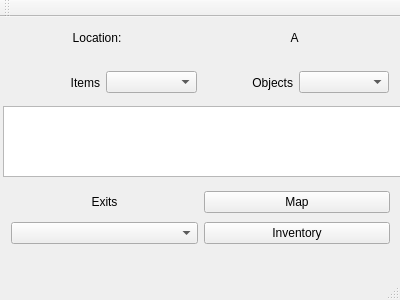
<?xml version="1.0" encoding="UTF-8"?>
<ui version="4.0">
 <class>MainWindow</class>
 <widget class="QMainWindow" name="MainWindow">
  <property name="geometry">
   <rect>
    <x>0</x>
    <y>0</y>
    <width>400</width>
    <height>300</height>
   </rect>
  </property>
  <property name="windowTitle">
   <string>MainWindow</string>
  </property>
  <widget class="QWidget" name="centralWidget">
   <widget class="QWidget" name="gridLayoutWidget">
    <property name="geometry">
     <rect>
      <x>0</x>
      <y>160</y>
      <width>401</width>
      <height>81</height>
     </rect>
    </property>
    <layout class="QGridLayout" name="gridLayout">
     <item row="0" column="1">
      <widget class="QPushButton" name="pushButton">
       <property name="text">
        <string>Map</string>
       </property>
      </widget>
     </item>
     <item row="1" column="1">
      <widget class="QPushButton" name="pushButton_2">
       <property name="text">
        <string>Inventory</string>
       </property>
      </widget>
     </item>
     <item row="0" column="0">
      <widget class="QLabel" name="label">
       <property name="text">
        <string>Exits</string>
       </property>
       <property name="alignment">
        <set>Qt::AlignCenter</set>
       </property>
      </widget>
     </item>
     <item row="1" column="0">
      <widget class="QComboBox" name="comboBox"/>
     </item>
    </layout>
   </widget>
   <widget class="QPlainTextEdit" name="plainTextEdit">
    <property name="geometry">
     <rect>
      <x>3</x>
      <y>89</y>
      <width>401</width>
      <height>71</height>
     </rect>
    </property>
    <property name="readOnly">
     <bool>true</bool>
    </property>
   </widget>
   <widget class="QWidget" name="horizontalLayoutWidget">
    <property name="geometry">
     <rect>
      <x>-1</x>
      <y>40</y>
      <width>401</width>
      <height>51</height>
     </rect>
    </property>
    <layout class="QHBoxLayout" name="horizontalLayout">
     <item>
      <widget class="QLabel" name="label_2">
       <property name="text">
        <string>Items</string>
       </property>
       <property name="alignment">
        <set>Qt::AlignRight|Qt::AlignTrailing|Qt::AlignVCenter</set>
       </property>
      </widget>
     </item>
     <item>
      <widget class="QComboBox" name="item_comboBox"/>
     </item>
     <item>
      <widget class="QLabel" name="label_3">
       <property name="text">
        <string>Objects</string>
       </property>
       <property name="alignment">
        <set>Qt::AlignRight|Qt::AlignTrailing|Qt::AlignVCenter</set>
       </property>
      </widget>
     </item>
     <item>
      <widget class="QComboBox" name="object_comboBox"/>
     </item>
    </layout>
   </widget>
   <widget class="QWidget" name="horizontalLayoutWidget_2">
    <property name="geometry">
     <rect>
      <x>-10</x>
      <y>0</y>
      <width>411</width>
      <height>41</height>
     </rect>
    </property>
    <layout class="QHBoxLayout" name="horizontalLayout_2">
     <item>
      <widget class="QLabel" name="label_5">
       <property name="text">
        <string>Location:</string>
       </property>
       <property name="alignment">
        <set>Qt::AlignCenter</set>
       </property>
      </widget>
     </item>
     <item>
      <widget class="QLabel" name="locationLabel">
       <property name="text">
        <string>A</string>
       </property>
       <property name="alignment">
        <set>Qt::AlignCenter</set>
       </property>
      </widget>
     </item>
    </layout>
   </widget>
  </widget>
  <widget class="QMenuBar" name="menuBar">
   <property name="geometry">
    <rect>
     <x>0</x>
     <y>0</y>
     <width>400</width>
     <height>20</height>
    </rect>
   </property>
  </widget>
  <widget class="QToolBar" name="mainToolBar">
   <attribute name="toolBarArea">
    <enum>TopToolBarArea</enum>
   </attribute>
   <attribute name="toolBarBreak">
    <bool>false</bool>
   </attribute>
  </widget>
  <widget class="QStatusBar" name="statusBar"/>
 </widget>
 <layoutdefault spacing="6" margin="11"/>
 <resources/>
 <connections/>
</ui>
